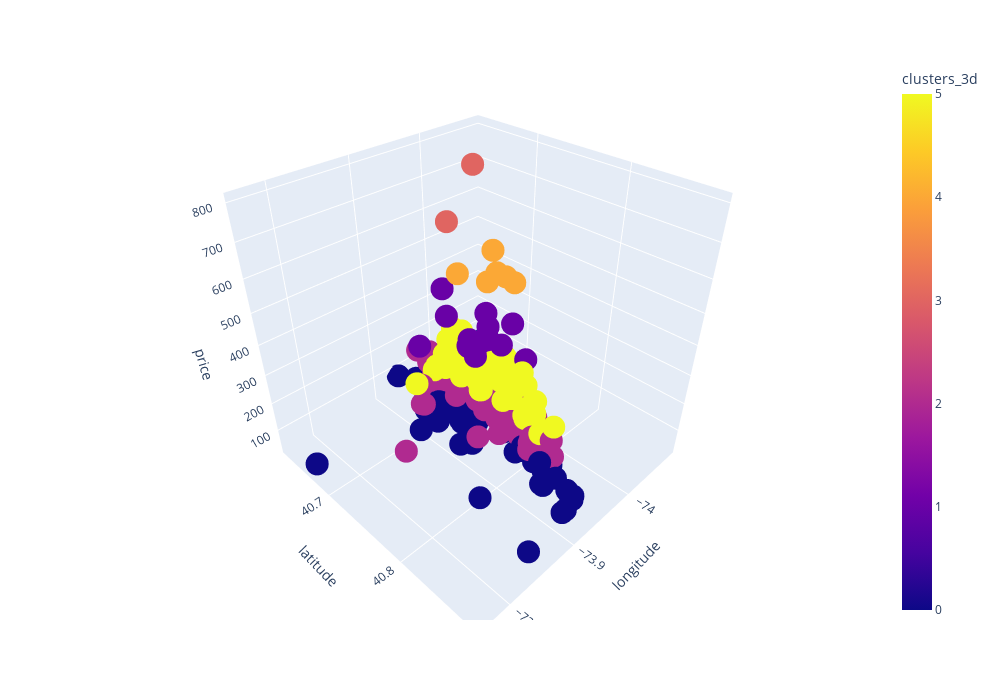

This figure's notebook cell:
### Markdown cell above
Теперь, если рассматривать график под другим углом, мы видим, что на самом деле зелёная точка не потерялась среди элементов другого кластера. Данные в трёхмерном пространстве образовали чёткие кластеры, и в основном они основываются на цене арендных квартир. Внизу мы видим фиолетовый кластер с самыми дешёвыми квартирами, а наверху — сиреневый и зелёный кластеры с самыми дорогими. При этом они, по всей видимости, располагаются в одном районе, так как значения широты и долготы довольно близкие.

→ *Таким образом, при статической визуализации 3D-пространства бывает полезно рассмотреть график с нескольких сторон, чтобы однозначно оценить результаты кластеризации.*

Хоть мы и получили нужную информацию из предыдущей визуализации, но было не совсем удобно каждый раз задавать для 3D-графика параметры обзора. Было бы идеально сделать график интерактивным, чтобы один раз провести визуализацию, а затем самим поворачивать график, как нам удобно. В этом поможет **Plotly**:

### Code cell
import plotly
import plotly.express as px

# передаём датафрейм и поля, которые нужно использовать для осей абсцисс, ординат и аппликат
# в значение color передаём номера кластеров
fig = px.scatter_3d(
    data_frame=df, 
    x = 'longitude', 
    y = 'latitude', 
    z = 'price', 
    color='clusters_3d', 

    width=1000,
    height=700
)

fig.show()

### Figure 1 — Plotly figure (JSON) as saved in the notebook; plotly's stock layout.template omitted (floating-point values rounded to 4 significant figures; data arrays with more than 128 entries replaced by an {"elided": "..."} marker saying what was removed)
{"data": [{"hovertemplate": "longitude=%{x}<br>latitude=%{y}<br>price=%{z}<br>clusters_3d=%{marker.color}<extra></extra>", "legendgroup": "", "marker": {"color": {"elided": "350 int values"}, "coloraxis": "coloraxis", "symbol": "circle"}, "mode": "markers", "name": "", "scene": "scene", "showlegend": false, "type": "scatter3d", "x": {"elided": "350 float values"}, "y": {"elided": "350 float values"}, "z": {"elided": "350 int values"}}], "layout": {"coloraxis": {"colorbar": {"title": {"text": "clusters_3d"}}, "colorscale": [[0, "#0d0887"], [0.1111, "#46039f"], [0.2222, "#7201a8"], [0.3333, "#9c179e"], [0.4444, "#bd3786"], [0.5556, "#d8576b"], [0.6667, "#ed7953"], [0.7778, "#fb9f3a"], [0.8889, "#fdca26"], [1, "#f0f921"]]}, "height": 700, "legend": {"tracegroupgap": 0}, "margin": {"t": 60}, "scene": {"domain": {"x": [0, 1], "y": [0, 1]}, "xaxis": {"title": {"text": "longitude"}}, "yaxis": {"title": {"text": "latitude"}}, "zaxis": {"title": {"text": "price"}}}, "width": 1000}}
